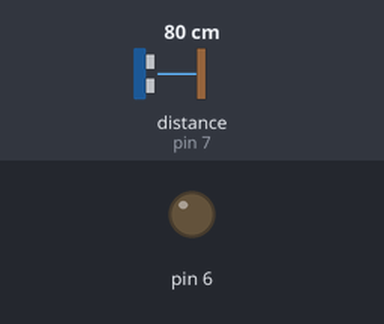
A sketch run on a simulated Arduino Uno, built with avr-gcc and run on an emulated ATmega328P. Shown: output pins drawn as LEDs (lit = HIGH). The inputs (shaded band) are chosen by the test bench; at power-on: distance to the obstacle (sensor on pin 7) 80 cm. The echo pulse lasts 58.3 µs per cm; what the sketch prints to the serial monitor is not drawn.

Above: at 4.0 s.
At 12.2 s:
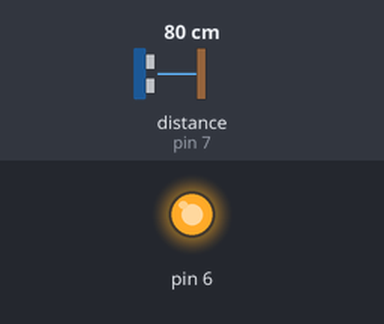
Timing chart, 0 to 21.1 s (numbered marks = the images above):
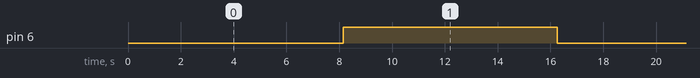

The sketch:

DistanceBuzeer.ino
```cpp
#define trigPin 8
#define echoPin 7
#include <NewPing.h>

void setup() {
  Serial.begin (9600);
  pinMode(6, OUTPUT);
}

NewPing sonar(trigPin, echoPin, 200);
void loop() {
  delay(50);  // Wait 50ms between pings (about 20 pings/sec). 29ms
  unsigned int uS = sonar.ping(); // Send ping, get ping time in
  Serial.print("Ping: ");
  float distance = sonar.convert_cm(uS);
  Serial.print(distance); // Convert ping time to distance and print result (0 = outside set distance range, no ping echo)
  Serial.println("cm");
  delay(distance * 100);
  digitalWrite(6, HIGH);
  delay(distance * 100);
  digitalWrite(6, LOW);


}
```

Measured:
- by itself, pin 6: alternates HIGH for 8.1 s and LOW for 8.2 s
